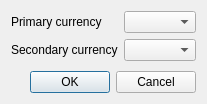
<?xml version="1.0" encoding="UTF-8"?>
<ui version="4.0">
 <class>AddExchangeRateDialog</class>
 <widget class="QDialog" name="AddExchangeRateDialog">
  <property name="windowModality">
   <enum>Qt::WindowModal</enum>
  </property>
  <property name="geometry">
   <rect>
    <x>0</x>
    <y>0</y>
    <width>202</width>
    <height>104</height>
   </rect>
  </property>
  <property name="windowTitle">
   <string>Add Exchange Rate</string>
  </property>
  <property name="locale">
   <locale language="English" country="UnitedKingdom"/>
  </property>
  <layout class="QVBoxLayout" name="verticalLayout">
   <item>
    <layout class="QFormLayout" name="formLayout">
     <item row="0" column="0">
      <widget class="QLabel" name="primaryCurrencyLabel">
       <property name="text">
        <string>Primary currency</string>
       </property>
      </widget>
     </item>
     <item row="0" column="1">
      <widget class="QComboBox" name="primaryCurrencyComboBox"/>
     </item>
     <item row="1" column="0">
      <widget class="QLabel" name="secondaryCurrencyLabel">
       <property name="text">
        <string>Secondary currency</string>
       </property>
      </widget>
     </item>
     <item row="1" column="1">
      <widget class="QComboBox" name="secondaryCurrencyComboBox"/>
     </item>
    </layout>
   </item>
   <item>
    <widget class="QDialogButtonBox" name="buttonBox">
     <property name="standardButtons">
      <set>QDialogButtonBox::Cancel|QDialogButtonBox::Ok</set>
     </property>
    </widget>
   </item>
  </layout>
 </widget>
 <resources/>
 <connections/>
</ui>
